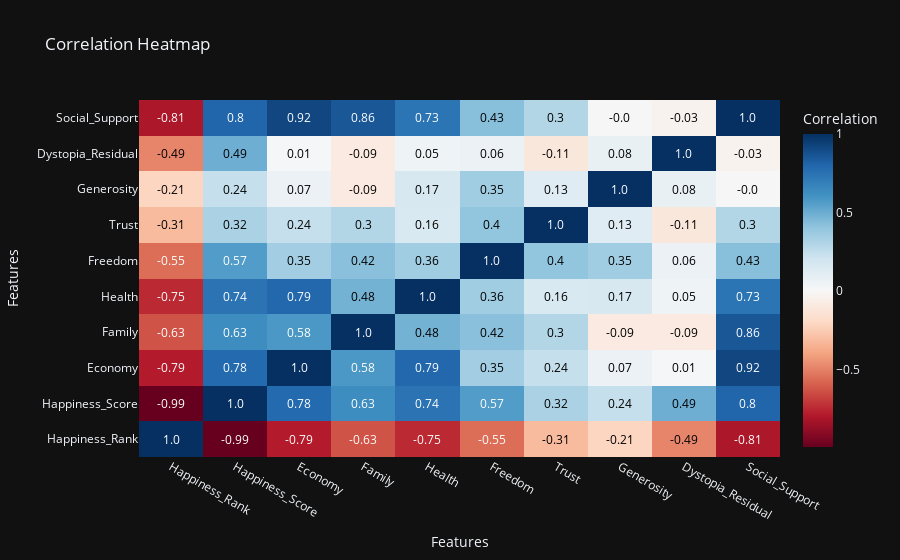

The notebook cell saved with this chart:
### Code cell
corr_matrix = happiness.corr(numeric_only=True)

heatmap_trace = go.Heatmap(z=corr_matrix.values,
                           x=corr_matrix.columns,
                           y=corr_matrix.columns,
                           colorscale='RdBu',
                           colorbar=dict(title='Correlation'),
                           hoverinfo='text')

layout = go.Layout(title='Correlation Heatmap',
                   xaxis=dict(title='Features'),
                   yaxis=dict(title='Features'),
                   template='plotly_dark') 

annotations = []
for i, row in enumerate(corr_matrix.values):
    for j, value in enumerate(row):
        annotations.append(
            dict(
                x=corr_matrix.columns[j],
                y=corr_matrix.columns[i],
                text=str(round(value, 2)),
                font=dict(color='white' if abs(value) > 0.5 else 'black'),  
                showarrow=False
            )
        )

layout.update(annotations=annotations)

fig = go.Figure(data=[heatmap_trace], layout=layout)

fig.show()

### Figure 1 — Plotly figure (JSON) as saved in the notebook; plotly's stock layout.template omitted (floating-point values rounded to 4 significant figures)
{"data": [{"colorbar": {"title": {"text": "Correlation"}}, "colorscale": [[0, "rgb(103,0,31)"], [0.1, "rgb(178,24,43)"], [0.2, "rgb(214,96,77)"], [0.3, "rgb(244,165,130)"], [0.4, "rgb(253,219,199)"], [0.5, "rgb(247,247,247)"], [0.6, "rgb(209,229,240)"], [0.7, "rgb(146,197,222)"], [0.8, "rgb(67,147,195)"], [0.9, "rgb(33,102,172)"], [1, "rgb(5,48,97)"]], "hoverinfo": "text", "type": "heatmap", "x": ["Happiness_Rank", "Happiness_Score", "Economy", "Family", "Health", "Freedom", "Trust", "Generosity", "Dystopia_Residual", "Social_Support"], "y": ["Happiness_Rank", "Happiness_Score", "Economy", "Family", "Health", "Freedom", "Trust", "Generosity", "Dystopia_Residual", "Social_Support"], "z": [[1, -0.9931, -0.7864, -0.6304, -0.746, -0.5529, -0.3139, -0.2138, -0.4863, -0.8061], [-0.9931, 1, 0.7819, 0.6297, 0.7441, 0.5663, 0.3244, 0.2419, 0.4929, 0.8029], [-0.7864, 0.7819, 1, 0.5814, 0.7915, 0.3502, 0.2419, 0.06803, 0.01266, 0.9174], [-0.6304, 0.6297, 0.5814, 1, 0.478, 0.421, 0.2982, -0.08927, -0.08723, 0.8571], [-0.746, 0.7441, 0.7915, 0.478, 1, 0.3552, 0.159, 0.1726, 0.05291, 0.7349], [-0.5529, 0.5663, 0.3502, 0.421, 0.3552, 1, 0.4011, 0.355, 0.06478, 0.4276], [-0.3139, 0.3244, 0.2419, 0.2982, 0.159, 0.4011, 1, 0.1277, -0.1093, 0.299], [-0.2138, 0.2419, 0.06803, -0.08927, 0.1726, 0.355, 0.1277, 1, 0.07923, -0.0005946], [-0.4863, 0.4929, 0.01266, -0.08723, 0.05291, 0.06478, -0.1093, 0.07923, 1, -0.03465], [-0.8061, 0.8029, 0.9174, 0.8571, 0.7349, 0.4276, 0.299, -0.0005946, -0.03465, 1]]}], "layout": {"annotations": [{"font": {"color": "white"}, "showarrow": false, "text": "1.0", "x": "Happiness_Rank", "y": "Happiness_Rank"}, {"font": {"color": "white"}, "showarrow": false, "text": "-0.99", "x": "Happiness_Score", "y": "Happiness_Rank"}, {"font": {"color": "white"}, "showarrow": false, "text": "-0.79", "x": "Economy", "y": "Happiness_Rank"}, {"font": {"color": "white"}, "showarrow": false, "text": "-0.63", "x": "Family", "y": "Happiness_Rank"}, {"font": {"color": "white"}, "showarrow": false, "text": "-0.75", "x": "Health", "y": "Happiness_Rank"}, {"font": {"color": "white"}, "showarrow": false, "text": "-0.55", "x": "Freedom", "y": "Happiness_Rank"}, {"font": {"color": "black"}, "showarrow": false, "text": "-0.31", "x": "Trust", "y": "Happiness_Rank"}, {"font": {"color": "black"}, "showarrow": false, "text": "-0.21", "x": "Generosity", "y": "Happiness_Rank"}, {"font": {"color": "black"}, "showarrow": false, "text": "-0.49", "x": "Dystopia_Residual", "y": "Happiness_Rank"}, {"font": {"color": "white"}, "showarrow": false, "text": "-0.81", "x": "Social_Support", "y": "Happiness_Rank"}, {"font": {"color": "white"}, "showarrow": false, "text": "-0.99", "x": "Happiness_Rank", "y": "Happiness_Score"}, {"font": {"color": "white"}, "showarrow": false, "text": "1.0", "x": "Happiness_Score", "y": "Happiness_Score"}, {"font": {"color": "white"}, "showarrow": false, "text": "0.78", "x": "Economy", "y": "Happiness_Score"}, {"font": {"color": "white"}, "showarrow": false, "text": "0.63", "x": "Family", "y": "Happiness_Score"}, {"font": {"color": "white"}, "showarrow": false, "text": "0.74", "x": "Health", "y": "Happiness_Score"}, {"font": {"color": "white"}, "showarrow": false, "text": "0.57", "x": "Freedom", "y": "Happiness_Score"}, {"font": {"color": "black"}, "showarrow": false, "text": "0.32", "x": "Trust", "y": "Happiness_Score"}, {"font": {"color": "black"}, "showarrow": false, "text": "0.24", "x": "Generosity", "y": "Happiness_Score"}, {"font": {"color": "black"}, "showarrow": false, "text": "0.49", "x": "Dystopia_Residual", "y": "Happiness_Score"}, {"font": {"color": "white"}, "showarrow": false, "text": "0.8", "x": "Social_Support", "y": "Happiness_Score"}, {"font": {"color": "white"}, "showarrow": false, "text": "-0.79", "x": "Happiness_Rank", "y": "Economy"}, {"font": {"color": "white"}, "showarrow": false, "text": "0.78", "x": "Happiness_Score", "y": "Economy"}, {"font": {"color": "white"}, "showarrow": false, "text": "1.0", "x": "Economy", "y": "Economy"}, {"font": {"color": "white"}, "showarrow": false, "text": "0.58", "x": "Family", "y": "Economy"}, {"font": {"color": "white"}, "showarrow": false, "text": "0.79", "x": "Health", "y": "Economy"}, {"font": {"color": "black"}, "showarrow": false, "text": "0.35", "x": "Freedom", "y": "Economy"}, {"font": {"color": "black"}, "showarrow": false, "text": "0.24", "x": "Trust", "y": "Economy"}, {"font": {"color": "black"}, "showarrow": false, "text": "0.07", "x": "Generosity", "y": "Economy"}, {"font": {"color": "black"}, "showarrow": false, "text": "0.01", "x": "Dystopia_Residual", "y": "Economy"}, {"font": {"color": "white"}, "showarrow": false, "text": "0.92", "x": "Social_Support", "y": "Economy"}, {"font": {"color": "white"}, "showarrow": false, "text": "-0.63", "x": "Happiness_Rank", "y": "Family"}, {"font": {"color": "white"}, "showarrow": false, "text": "0.63", "x": "Happiness_Score", "y": "Family"}, {"font": {"color": "white"}, "showarrow": false, "text": "0.58", "x": "Economy", "y": "Family"}, {"font": {"color": "white"}, "showarrow": false, "text": "1.0", "x": "Family", "y": "Family"}, {"font": {"color": "black"}, "showarrow": false, "text": "0.48", "x": "Health", "y": "Family"}, {"font": {"color": "black"}, "showarrow": false, "text": "0.42", "x": "Freedom", "y": "Family"}, {"font": {"color": "black"}, "showarrow": false, "text": "0.3", "x": "Trust", "y": "Family"}, {"font": {"color": "black"}, "showarrow": false, "text": "-0.09", "x": "Generosity", "y": "Family"}, {"font": {"color": "black"}, "showarrow": false, "text": "-0.09", "x": "Dystopia_Residual", "y": "Family"}, {"font": {"color": "white"}, "showarrow": false, "text": "0.86", "x": "Social_Support", "y": "Family"}, {"font": {"color": "white"}, "showarrow": false, "text": "-0.75", "x": "Happiness_Rank", "y": "Health"}, {"font": {"color": "white"}, "showarrow": false, "text": "0.74", "x": "Happiness_Score", "y": "Health"}, {"font": {"color": "white"}, "showarrow": false, "text": "0.79", "x": "Economy", "y": "Health"}, {"font": {"color": "black"}, "showarrow": false, "text": "0.48", "x": "Family", "y": "Health"}, {"font": {"color": "white"}, "showarrow": false, "text": "1.0", "x": "Health", "y": "Health"}, {"font": {"color": "black"}, "showarrow": false, "text": "0.36", "x": "Freedom", "y": "Health"}, {"font": {"color": "black"}, "showarrow": false, "text": "0.16", "x": "Trust", "y": "Health"}, {"font": {"color": "black"}, "showarrow": false, "text": "0.17", "x": "Generosity", "y": "Health"}, {"font": {"color": "black"}, "showarrow": false, "text": "0.05", "x": "Dystopia_Residual", "y": "Health"}, {"font": {"color": "white"}, "showarrow": false, "text": "0.73", "x": "Social_Support", "y": "Health"}, {"font": {"color": "white"}, "showarrow": false, "text": "-0.55", "x": "Happiness_Rank", "y": "Freedom"}, {"font": {"color": "white"}, "showarrow": false, "text": "0.57", "x": "Happiness_Score", "y": "Freedom"}, {"font": {"color": "black"}, "showarrow": false, "text": "0.35", "x": "Economy", "y": "Freedom"}, {"font": {"color": "black"}, "showarrow": false, "text": "0.42", "x": "Family", "y": "Freedom"}, {"font": {"color": "black"}, "showarrow": false, "text": "0.36", "x": "Health", "y": "Freedom"}, {"font": {"color": "white"}, "showarrow": false, "text": "1.0", "x": "Freedom", "y": "Freedom"}, {"font": {"color": "black"}, "showarrow": false, "text": "0.4", "x": "Trust", "y": "Freedom"}, {"font": {"color": "black"}, "showarrow": false, "text": "0.35", "x": "Generosity", "y": "Freedom"}, {"font": {"color": "black"}, "showarrow": false, "text": "0.06", "x": "Dystopia_Residual", "y": "Freedom"}, {"font": {"color": "black"}, "showarrow": false, "text": "0.43", "x": "Social_Support", "y": "Freedom"}, {"font": {"color": "black"}, "showarrow": false, "text": "-0.31", "x": "Happiness_Rank", "y": "Trust"}, {"font": {"color": "black"}, "showarrow": false, "text": "0.32", "x": "Happiness_Score", "y": "Trust"}, {"font": {"color": "black"}, "showarrow": false, "text": "0.24", "x": "Economy", "y": "Trust"}, {"font": {"color": "black"}, "showarrow": false, "text": "0.3", "x": "Family", "y": "Trust"}, {"font": {"color": "black"}, "showarrow": false, "text": "0.16", "x": "Health", "y": "Trust"}, {"font": {"color": "black"}, "showarrow": false, "text": "0.4", "x": "Freedom", "y": "Trust"}, {"font": {"color": "white"}, "showarrow": false, "text": "1.0", "x": "Trust", "y": "Trust"}, {"font": {"color": "black"}, "showarrow": false, "text": "0.13", "x": "Generosity", "y": "Trust"}, {"font": {"color": "black"}, "showarrow": false, "text": "-0.11", "x": "Dystopia_Residual", "y": "Trust"}, {"font": {"color": "black"}, "showarrow": false, "text": "0.3", "x": "Social_Support", "y": "Trust"}, {"font": {"color": "black"}, "showarrow": false, "text": "-0.21", "x": "Happiness_Rank", "y": "Generosity"}, {"font": {"color": "black"}, "showarrow": false, "text": "0.24", "x": "Happiness_Score", "y": "Generosity"}, {"font": {"color": "black"}, "showarrow": false, "text": "0.07", "x": "Economy", "y": "Generosity"}, {"font": {"color": "black"}, "showarrow": false, "text": "-0.09", "x": "Family", "y": "Generosity"}, {"font": {"color": "black"}, "showarrow": false, "text": "0.17", "x": "Health", "y": "Generosity"}, {"font": {"color": "black"}, "showarrow": false, "text": "0.35", "x": "Freedom", "y": "Generosity"}, {"font": {"color": "black"}, "showarrow": false, "text": "0.13", "x": "Trust", "y": "Generosity"}, {"font": {"color": "white"}, "showarrow": false, "text": "1.0", "x": "Generosity", "y": "Generosity"}, {"font": {"color": "black"}, "showarrow": false, "text": "0.08", "x": "Dystopia_Residual", "y": "Generosity"}, {"font": {"color": "black"}, "showarrow": false, "text": "-0.0", "x": "Social_Support", "y": "Generosity"}, {"font": {"color": "black"}, "showarrow": false, "text": "-0.49", "x": "Happiness_Rank", "y": "Dystopia_Residual"}, {"font": {"color": "black"}, "showarrow": false, "text": "0.49", "x": "Happiness_Score", "y": "Dystopia_Residual"}, {"font": {"color": "black"}, "showarrow": false, "text": "0.01", "x": "Economy", "y": "Dystopia_Residual"}, {"font": {"color": "black"}, "showarrow": false, "text": "-0.09", "x": "Family", "y": "Dystopia_Residual"}, {"font": {"color": "black"}, "showarrow": false, "text": "0.05", "x": "Health", "y": "Dystopia_Residual"}, {"font": {"color": "black"}, "showarrow": false, "text": "0.06", "x": "Freedom", "y": "Dystopia_Residual"}, {"font": {"color": "black"}, "showarrow": false, "text": "-0.11", "x": "Trust", "y": "Dystopia_Residual"}, {"font": {"color": "black"}, "showarrow": false, "text": "0.08", "x": "Generosity", "y": "Dystopia_Residual"}, {"font": {"color": "white"}, "showarrow": false, "text": "1.0", "x": "Dystopia_Residual", "y": "Dystopia_Residual"}, {"font": {"color": "black"}, "showarrow": false, "text": "-0.03", "x": "Social_Support", "y": "Dystopia_Residual"}, {"font": {"color": "white"}, "showarrow": false, "text": "-0.81", "x": "Happiness_Rank", "y": "Social_Support"}, {"font": {"color": "white"}, "showarrow": false, "text": "0.8", "x": "Happiness_Score", "y": "Social_Support"}, {"font": {"color": "white"}, "showarrow": false, "text": "0.92", "x": "Economy", "y": "Social_Support"}, {"font": {"color": "white"}, "showarrow": false, "text": "0.86", "x": "Family", "y": "Social_Support"}, {"font": {"color": "white"}, "showarrow": false, "text": "0.73", "x": "Health", "y": "Social_Support"}, {"font": {"color": "black"}, "showarrow": false, "text": "0.43", "x": "Freedom", "y": "Social_Support"}, {"font": {"color": "black"}, "showarrow": false, "text": "0.3", "x": "Trust", "y": "Social_Support"}, {"font": {"color": "black"}, "showarrow": false, "text": "-0.0", "x": "Generosity", "y": "Social_Support"}, {"font": {"color": "black"}, "showarrow": false, "text": "-0.03", "x": "Dystopia_Residual", "y": "Social_Support"}, {"font": {"color": "white"}, "showarrow": false, "text": "1.0", "x": "Social_Support", "y": "Social_Support"}], "title": {"text": "Correlation Heatmap"}, "xaxis": {"title": {"text": "Features"}}, "yaxis": {"title": {"text": "Features"}}}}
